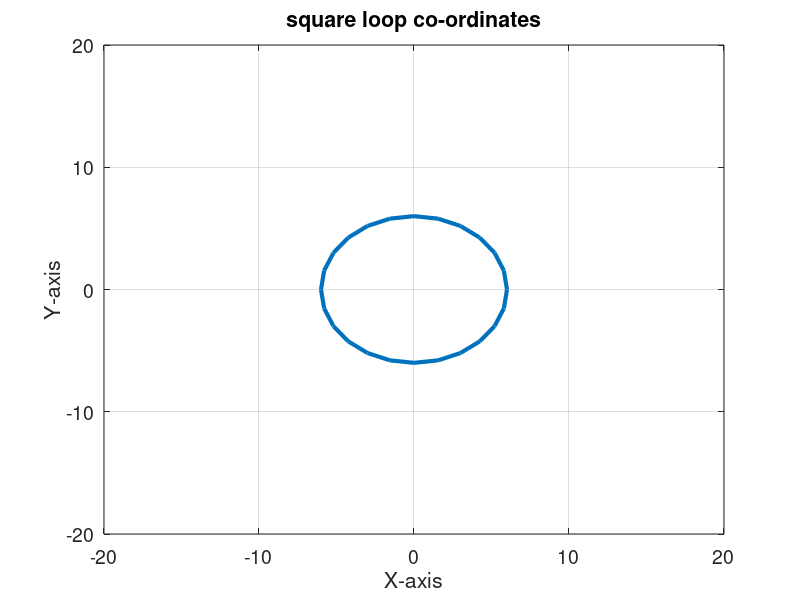
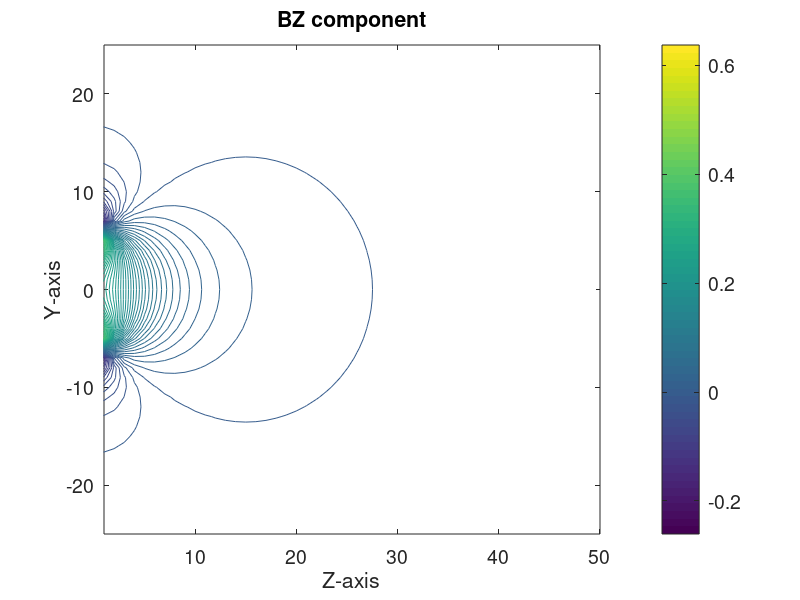
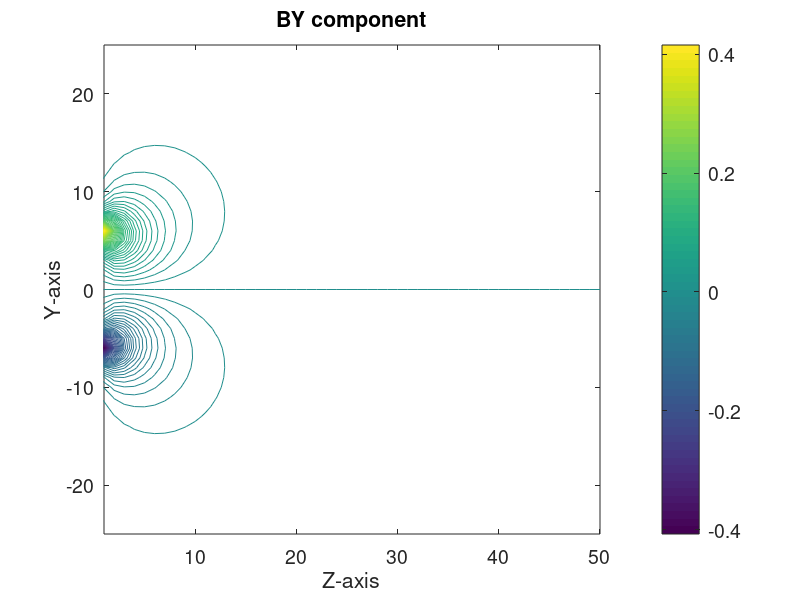
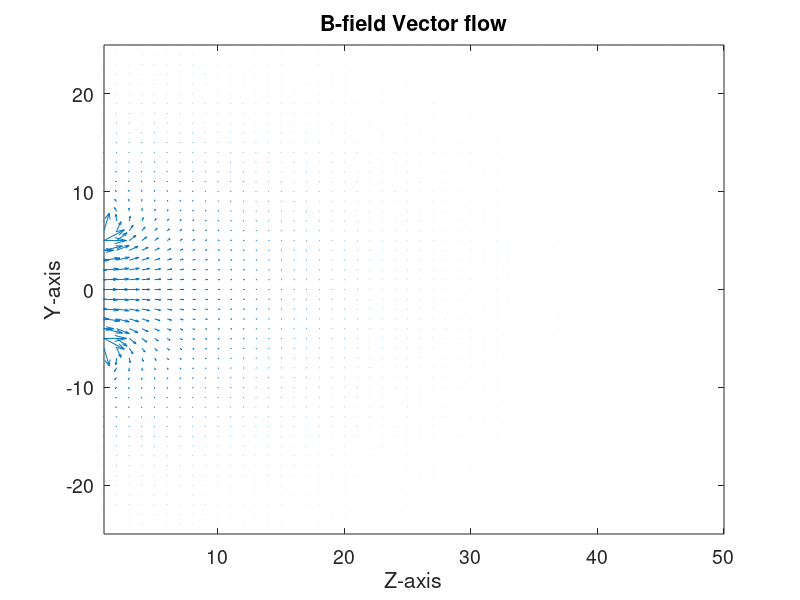

Write MATLAB code to recreate these figures, in order.

%-------------------------------------------------------------------------%
%-------Cicular Coil Magnetic Field Simulation--------------------------%
%-------------------------------------------------------------------------%
clc
close all
clear all
%-------------------------------------------------------------------------%
%---Coil is in the X-Y plane and Magnetic Field is Evaluated -------------%
%-------------at every point in the Y-Z plane(X=0)------------------------%
%-------------------------------------------------------------------------%
Nz=51;  % No. of grids in Z-axis
Ny=51;  % No. of grids in Y-axis
N=25;   % No of grids in the coil ( X-Y plane)
Ra=6;    % Radius of the coil in the X-Y plane
I=3;    % current in the coil
u0=1;   % for simplicity, u0 is taken as 1 (permitivity)
phi=-pi/2:2*pi/(N-1):3*pi/2; % For describing a circle (coil)
Xc=Ra*cos(phi); % X-coordinates of the coil
Yc=Ra*sin(phi); % Y-coordinates of the coil
yp(1:51)=-25:1:25; % Y-coordinates of the plane 
zp(1:51)=0:1:50;% Z-coordinates of the plane 
Y(1:Ny,1:Nz)=0; % This array is for 1-d to 2-d conversion of coordinates
Z(1:Ny,1:Nz)=0;
for i=1:Ny
    Y(i,:)=yp(i); % all y-coordinates value in 2-d form
end
for i=1:Nz
    Z(:,i)=zp(i);% all z-coordinates value in 2-d form
end
%-------------------------------------------------------------------------
%-variable "a" in for loop is along Y and variable "b" is along Z-axis----
%-------------------------------------------------------------------------
for a=1:Ny  
for b=1:Nz  
    
%-------------------------------------------------------------------------    
% calculate R-vector from the coil(X-Y plane)to Y-Z plane where we are 
% interested to find the magnetic field and also the dl-vector along the
% coil where current is flowing
% (note that R is the position vector pointing from coil (X-Y plane) to
% the point where we need the magnetic field (in this case Y-Z plane).)
% dl is the current element vector which will make up the coil------------
%-------------------------------------------------------------------------
for i=1:N-1
Rx(i)=-0.5*(Xc(i)+Xc(i+1));
Ry(i)=(Y(a,b)-(0.5*(Yc(i)+Yc(i+1))));
Rz(i)=Z(a,b);
dlx(i)=Xc(i+1)-Xc(i);
dly(i)=Yc(i+1)-Yc(i);
end
Rx(N)=-0.5*(Xc(N)+Xc(1));
Ry(N)=(Y(a,b)-(0.5*(Yc(N)+Yc(1))));
Rz(N)=Z(a,b);
dlx(N)=-Xc(N)+Xc(1);
dly(N)=-Yc(N)+Yc(1);
%--------------------------------------------------------------------------
% for all the elements along coil, calculate dl cross R -------------------
% dl cross R is the curl of vector dl and R--------------------------------
% XCross is X-component of the curl of dl and R, similarly I get Y and Z- 
%--------------------------------------------------------------------------
for i=1:N
Xcross(i)=dly(i).*Rz(i);
Ycross(i)=-dlx(i).*Rz(i);
Zcross(i)=(dlx(i).*Ry(i))-(dly(i).*Rx(i));
R(i)=sqrt(Rx(i).^2+Ry(i).^2+Rz(i).^2);
end
%-------------------------------------------------------------------------
% this will be the biot savarts law equation------------------------------
%--------------------------------------------------------------------------
Bx1=(I*u0./(4*pi*(R.^3))).*Xcross;
By1=(I*u0./(4*pi*(R.^3))).*Ycross;
Bz1=(I*u0./(4*pi*(R.^3))).*Zcross;
%--------------------------------------------------------------------------
% now we have  magnetic field from all current elements in the form of an
% array named Bx1,By1,Bz1, now its time to add them up to get total
% magnetic field 
%-------------------------------------------------------------------------
BX(a,b)=0;       % Initialize sum magnetic field to be zero first
BY(a,b)=0;
BZ(a,b)=0;
%--------------------------------------------------------------------------
% here we add all magnetic field from different current elements which 
% make up the coil
%--------------------------------------------------------------------------
for i=1:N   % loop over all current elements along coil    
    BX(a,b)=BX(a,b)+Bx1(i);
    BY(a,b)=BY(a,b)+By1(i);
    BZ(a,b)=BZ(a,b)+Bz1(i);
end
%-------------------------------------------------------------------------
end
end
%------------------------------------------------------------------------
%---BX is a null field and only BY and BZ are color mapped...............
%--------------------------------------------------------------------------
figure(1)
plot(Xc,Yc,'linewidth',3)
axis([-20 20 -20 20])
xlabel('X-axis','fontsize',14)
ylabel('Y-axis','fontsize',14)
title('square loop co-ordinates','fontsize',14)
h=gca; 
get(h,'FontSize') 
set(h,'FontSize',14)
h = get(gca, 'ylabel');
fh = figure(1); 
set(fh, 'color', 'white'); 
grid on
figure(2)
lim1=min(min(BZ));
lim2=max(max(BZ));
steps=(lim2-lim1)/100;
contour(zp,yp,BZ,lim1:steps:lim2)
axis([1 50 -25 25])
xlabel('Z-axis','fontsize',14)
ylabel('Y-axis','fontsize',14)
title('BZ component','fontsize',14)
colorbar('location','eastoutside','fontsize',14);
h=gca; 
get(h,'FontSize') 
set(h,'FontSize',14)
h = get(gca, 'ylabel');
fh = figure(2); 
set(fh, 'color', 'white'); 
figure(3)
lim1=min(min(BY));
lim2=max(max(BY));
steps=(lim2-lim1)/100;
contour(zp,yp,BY,lim1:steps:lim2)
axis([1 50 -25 25])
xlabel('Z-axis','fontsize',14)
ylabel('Y-axis','fontsize',14)
title('BY component','fontsize',14)
colorbar('location','eastoutside','fontsize',14);
h=gca; 
get(h,'FontSize') 
set(h,'FontSize',14)
h = get(gca, 'ylabel');
fh = figure(3); 
set(fh, 'color', 'white'); 
figure(4)
quiver(zp,yp,BZ,BY,2)
axis([1 50 -25 25])
xlabel('Z-axis','fontsize',14)
ylabel('Y-axis','fontsize',14)
title('B-field Vector flow','fontsize',14)
h=gca; 
get(h,'FontSize') 
set(h,'FontSize',14)
h = get(gca, 'ylabel');
fh = figure(4); 
set(fh, 'color', 'white'); 
%--------------------------------------------------------------------------
